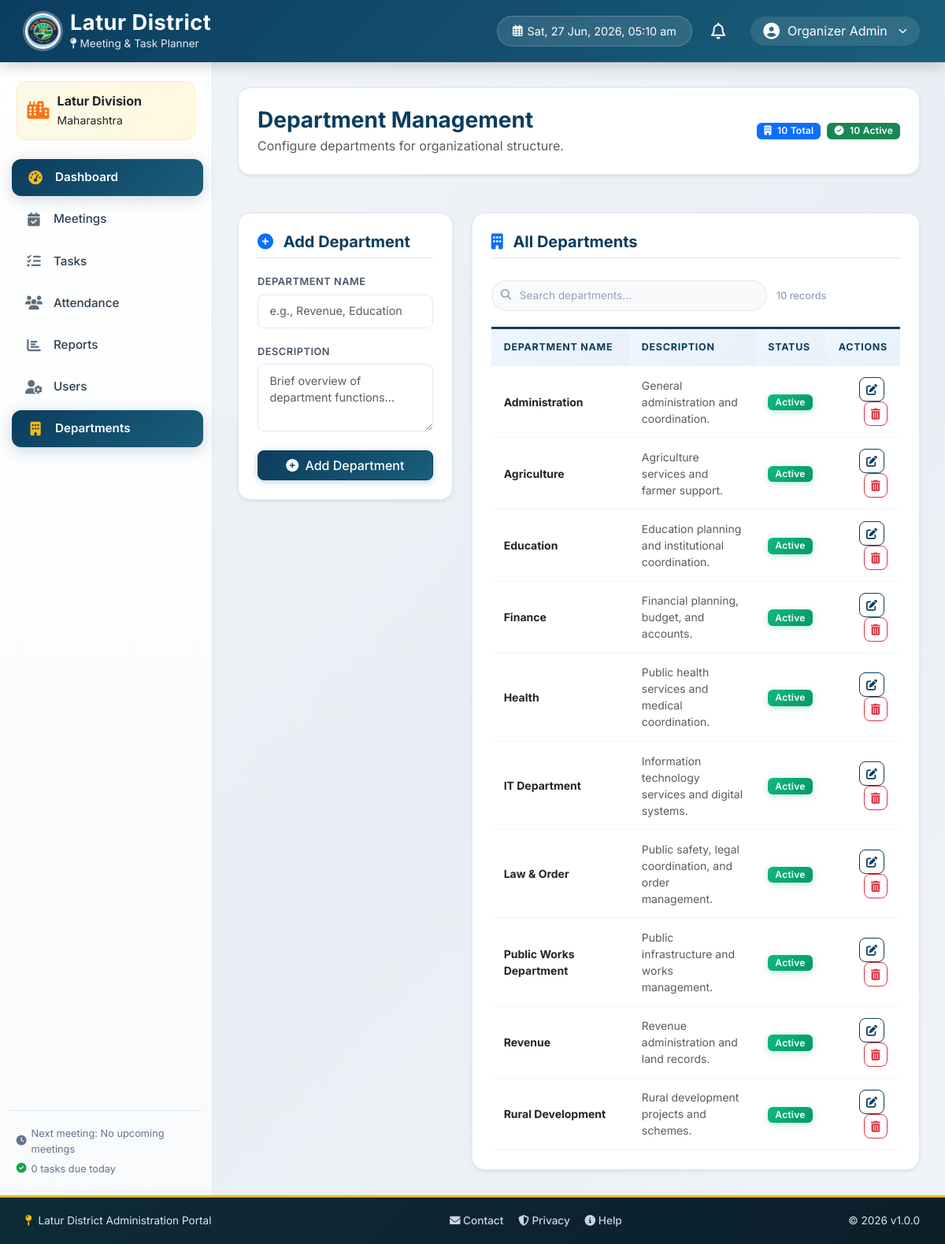
The app's page /modules/departments/index.php (signed in) with its own data.
### tables this page shows
CREATE TABLE IF NOT EXISTS departments (
  id INT AUTO_INCREMENT PRIMARY KEY,
  name VARCHAR(100) NOT NULL UNIQUE,
  description TEXT NULL,
  is_active ENUM('Yes','No') NOT NULL DEFAULT 'Yes',
  created_at TIMESTAMP DEFAULT CURRENT_TIMESTAMP
);

### modules/departments/index.php (the view, shortened to what this page needs)
<?php
include_once '../../includes/header.php';
$conn = getDBConnection();
$result = $conn->query("SELECT * FROM departments ORDER BY name ASC");
$departments = $result ? $result->fetch_all(MYSQLI_ASSOC) : [];
$totalDepts = count($departments);
$activeDepts = count(array_filter($departments, fn($d) => ($d['is_active'] ?? 'Yes') === 'Yes'));
$editDepartment = null;
?>
<div class="row g-4">
    <div class="col-12">
        <div class="card p-4 border-0 mb-4 shadow-sm bg-white animate-on-scroll">
            <div class="d-flex justify-content-between align-items-center flex-wrap gap-2">
                <div>
                    <h3 class="fw-bold mb-1" style="color: var(--gov-blue);">Department Management</h3>
                    <p class="text-muted mb-0">Configure departments for organizational structure.</p>
                </div>
                <div class="d-flex gap-2">
                    <span class="badge bg-primary px-3 py-2"><i class="fas fa-building me-1"></i> <?php echo $totalDepts; ?> Total</span>
                    <span class="badge bg-success px-3 py-2"><i class="fas fa-check-circle me-1"></i> <?php echo $activeDepts; ?> Active</span>
                </div>
            </div>
        </div>
    </div>
    <div class="col-lg-4 animate-on-scroll">
        <div class="card border-0 shadow-sm bg-white p-4">
            <h5 class="fw-bold mb-3 border-bottom pb-2" style="color: var(--gov-blue);">
                <i class="fas fa-plus-circle text-primary me-2"></i> <?php echo $editDepartment ? 'Edit Department' : 'Add Department'; ?>
            </h5>
            <form action="../../controllers/DepartmentController.php" method="POST">
                <div class="mb-3">
                    <label class="form-label">Department Name</label>
                    <input type="text" name="name" class="form-control rounded-3" required placeholder="e.g., Revenue, Education" value="<?php echo $editDepartment ? htmlspecialchars($editDepartment['name']) : ''; ?>">
                </div>
                <div class="mb-4">
                    <label class="form-label">Description</label>
                    <textarea name="description" class="form-control rounded-3" rows="3" placeholder="Brief overview of department functions..."></textarea>
                </div>
                <div class="d-grid gap-2">
                <button type="submit" class="btn btn-primary rounded-3 w-100">
                    <i class="fas fa-plus-circle me-1"></i> <?php echo $editDepartment ? 'Save Changes' : 'Add Department'; ?>
                </button>
            </div>
            </form>
        </div>
    </div>
    <div class="col-lg-8 animate-on-scroll">
        <div class="card border-0 shadow-sm bg-white p-4" id="deptTableWrapper" data-paginate data-per-page="10">
            <h5 class="fw-bold mb-3 border-bottom pb-2" style="color: var(--gov-blue);">
                <i class="fas fa-building text-primary me-2"></i> All Departments
            </h5>
            <div class="table-filter-bar">
                <div class="table-search-input">
                    <i class="fas fa-search"></i>
                    <input type="text" placeholder="Search departments..." data-table-search="deptTableWrapper">
                </div>
                <span class="table-result-count"><?php echo $totalDepts; ?> records</span>
            </div>
            <div class="table-responsive">
                <table class="table table-enhanced table-hover align-middle mb-0">
                    <thead>
                        <tr>
                            <th>Department Name</th>
                            <th>Description</th>
                            <th>Status</th>
                            <th class="text-end">Actions</th>
                        </tr>
                    </thead>
                    <tbody>
                        <?php if (empty($departments)): ?>
                            <tr>
                                <td colspan="4" class="text-center py-4 text-muted">No departments found.</td>
                            </tr>
                        <?php else: ?>
                            <?php foreach ($departments as $dept): ?>
                                <tr>
                                    <td class="fw-bold text-dark"><?php echo htmlspecialchars($dept['name']); ?></td>
                                    <td class="text-muted"><?php echo htmlspecialchars($dept['description'] ?? '—'); ?></td>
                                    <td>
                                        <?php if (($dept['is_active'] ?? 'Yes') === 'Yes'): ?>
                                            <span class="badge badge-status-completed">Active</span>
                                        <?php else: ?>
                                            <span class="badge badge-status-cancelled">Inactive</span>
                                        <?php endif; ?>
                                    </td>
                                    <td class="text-end">
                                        <a href="?edit=<?php echo $dept['id']; ?>" class="btn btn-sm btn-outline-primary me-1 rounded-3">
                                            <i class="fas fa-edit"></i>
                                        </a>
                                        <form action="../../controllers/DepartmentController.php" method="POST" class="d-inline-block" onsubmit="return confirm('Are you sure you want to delete this department? This will fail if employees, meetings, or active tasks are still associated.');">
                                            <button type="submit" class="btn btn-sm btn-outline-danger rounded-3">
                                                <i class="fas fa-trash-alt"></i>
                                            </button>
                                        </form>
                                    </td>
                                </tr>
                            <?php endforeach; ?>
                        <?php endif; ?>
                    </tbody>
                </table>
            </div>
        </div>
    </div>
</div>
<?php include_once '../../includes/footer.php'; ?>

### assets/css/custom.css (style rules this page uses)
:root { --gov-blue: #0b3d5f; --gov-blue-light: #1a5f7a; --gov-blue-dark: #082e47; --gov-yellow: #f9b81b; --gov-gold: #daa520; --accent-orange: #f97316; --accent-green: #16a34a; --accent-red: #dc2626; --accent-cyan: #06b6d4; --accent-purple: #7c3aed; --bg-main: #f0f4f8; --bg-card: #ffffff; --bg-glass: rgba(255, 255, 255, 0.75); --text-primary: #1e293b; --text-secondary: #475569; --text-muted: #94a3b8; --border-light: #e2e8f0; --shadow-sm: 0 1px 3px rgba(0, 0, 0, 0.06); --shadow-md: 0 4px 16px rgba(0, 0, 0, 0.08); --shadow-lg: 0 10px 40px rgba(0, 0, 0, 0.12); --shadow-glow-blue: 0 4px 20px rgba(11, 61, 95, 0.2); --shadow-glow-green: 0 4px 20px rgba(22, 163, 74, 0.2); --shadow-glow-orange: 0 4px 20px rgba(249, 115, 22, 0.2); --radius-sm: 8px; --radius-md: 12px; --radius-lg: 16px; --radius-xl: 20px; --transition-fast: 0.2s cubic-bezier(0.4, 0, 0.2, 1); --transition-smooth: 0.3s cubic-bezier(0.4, 0, 0.2, 1); --transition-bounce: 0.4s cubic-bezier(0.34, 1.56, 0.64, 1); }
body { font-family: 'Inter', 'Poppins', 'Segoe UI', system-ui, sans-serif !important; }
.card { border-radius: var(--radius-lg) !important; transition: transform var(--transition-smooth), box-shadow var(--transition-smooth) !important; border: 1px solid var(--border-light) !important; }
.table-enhanced { border-collapse: separate; border-spacing: 0; }
.table-enhanced thead th { background: linear-gradient(135deg, #eef6ff, #e8f0f8) !important; border-top: 3px solid var(--gov-blue) !important; border-bottom: none !important; font-size: 0.78rem; font-weight: 700; text-transform: uppercase; letter-spacing: 0.06em; color: var(--gov-blue); padding: 0.9rem 1rem !important; white-space: nowrap; }
.table-enhanced tbody tr { transition: all var(--transition-smooth); border-bottom: 1px solid #f1f5f9; }
.table-enhanced tbody tr:last-child { border-bottom: none; }
.table-enhanced tbody td { padding: 0.85rem 1rem !important; vertical-align: middle; font-size: 0.875rem; color: var(--text-primary); border-bottom: 1px solid #f1f5f9 !important; }
.badge { font-weight: 600 !important; letter-spacing: 0.02em; padding: 0.35em 0.75em !important; border-radius: 6px !important; font-size: 0.75rem !important; transition: all var(--transition-smooth); }
.badge-status-completed { background: linear-gradient(135deg, #10b981, #059669) !important; color: white !important; box-shadow: 0 2px 8px rgba(16, 185, 129, 0.3); }
.btn { transition: all var(--transition-smooth) !important; font-weight: 500 !important; border-radius: var(--radius-sm) !important; position: relative; overflow: hidden; }
.btn::after { content: ''; position: absolute; width: 100%; height: 100%; top: 0; left: 0; background: rgba(255,255,255,0.1); opacity: 0; transition: opacity var(--transition-smooth); }
.btn-primary { background: linear-gradient(135deg, var(--gov-blue), var(--gov-blue-light)) !important; border-color: var(--gov-blue) !important; box-shadow: 0 2px 8px rgba(11, 61, 95, 0.25); }
.btn-outline-primary { border-color: var(--gov-blue) !important; color: var(--gov-blue) !important; }
.form-control, .form-select { transition: all var(--transition-smooth) !important; border: 1.5px solid var(--border-light) !important; border-radius: var(--radius-sm) !important; padding: 0.6rem 0.9rem !important; font-size: 0.9rem !important; }
.form-label { font-weight: 600 !important; font-size: 0.8rem !important; color: var(--text-secondary) !important; text-transform: uppercase; letter-spacing: 0.04em; margin-bottom: 0.4rem !important; }
.table-filter-bar { display: flex; align-items: center; gap: 12px; padding: 0.75rem 0; margin-bottom: 0.5rem; flex-wrap: wrap; }
.table-search-input { position: relative; flex: 1; min-width: 200px; max-width: 350px; }
.table-search-input i { position: absolute; left: 12px; top: 50%; transform: translateY(-50%); color: var(--text-muted); font-size: 0.85rem; }
.table-search-input input { width: 100%; padding: 0.5rem 0.75rem 0.5rem 2.2rem; border: 1.5px solid var(--border-light); border-radius: 20px; font-size: 0.85rem; transition: all var(--transition-smooth); background: #f8fafc; }
.table-search-input input::placeholder { color: var(--text-muted); }
.table-result-count { font-size: 0.8rem; color: var(--text-muted); font-weight: 500; white-space: nowrap; }

### records on screen
departments: name "Administration", description "General administration and coordination.", is_active "Active"
departments: name "Agriculture", description "Agriculture services and farmer support.", is_active "Active"
departments: name "Education", description "Education planning and institutional coordination.", is_active "Active"
departments: name "Finance", description "Financial planning, budget, and accounts.", is_active "Active"
departments: name "Health", description "Public health services and medical coordination.", is_active "Active"
departments: name "IT Department", description "Information technology services and digital systems.", is_active "Active"
departments: name "Law & Order", description "Public safety, legal coordination, and order management.", is_active "Active"
departments: name "Public Works Department", description "Public infrastructure and works management.", is_active "Active"
departments: name "Revenue", description "Revenue administration and land records.", is_active "Active"
departments: name "Rural Development", description "Rural development projects and schemes.", is_active "Active"

### other values on screen
$userName "Organizer Admin"
$nextMeetingText "No upcoming meetings"
$tasksDueTodayText "0 tasks due today"
$totalDepts "10"
$activeDepts "10"
